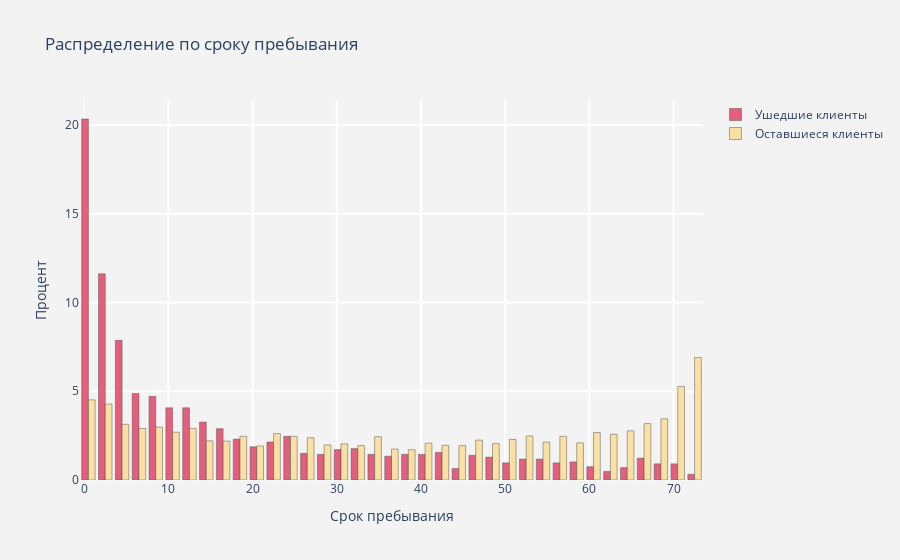
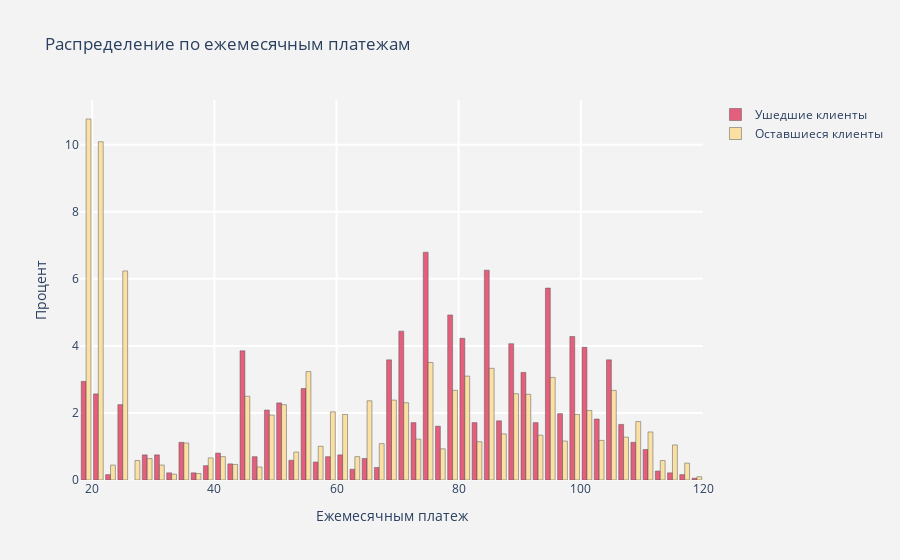
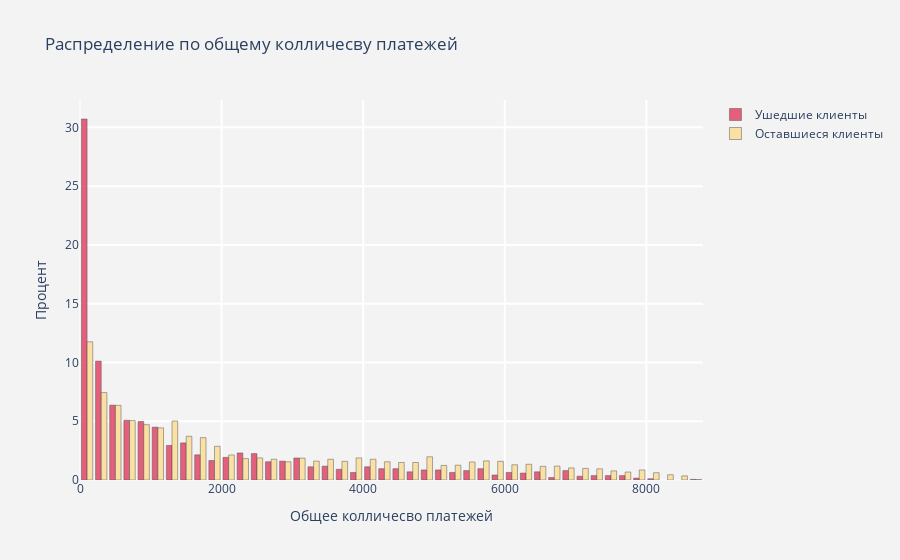

Write notebook code for charts like these, in order.
### Markdown cell above
**Гендерное распределение клиентов:**

- Получаем одинаковое распределение мужчин и женщин среди оставшихся и ушедших клинтов

**Является ли клиент пожилым или нет**
- Среди ушедших клиетов больше процент (примерно в 2 раза) пожилых людей ( четверть ушедших людей пожилые)
(возможно, что это связано со смертью клиентов)
- **Может влиять на уход**

**Есть ли у клиента партнер или нет**
- Среиди ушедших клиентов, людей, у которых нет партнера больше (разница в 30%)
- Из оставшихся клиентов больше тех, у которых есть партнер, но не на много, доли очень близки. 
- (Возможно, что это связано с тем, что людям есть кому звонить - своей второй половинке)
- **Может влиять на уход**

**Есть ли у клиента иждевенцы или нет**
- В обоих группах клиентов, людей, у которых нет иждевенцев больше.
- В группе оставшихся клиентов процент людей с  иждевенцами больше в 2 раза
- На уход не влияет

**Есть ли у клиента телефонный сервис или нет**
- В обоих группах у примерно 9-10 процентов клиентов нет телефонного сервиса
- Не влияет на уход

**Есть ли у клиента несколько линий или нет**
- У ушедших клиентов одинаковое распределение людей с несколькими линиями и без них
- у оставшихся клиентов людей, у которых нет несколько линий немного (на 8 процентов) больше
- Не влияет на отток

**Интернет-провайдер клиента**
- У ушедшие клиенты больше пользовались оптоволоконным соединением
- только у 6% клиентов не было интернет-соединения
- Оставшиеся клиенты с одинаковым количеством процентов лиюо не имеют интернет соединение, либо пользуются оптоаолоконным, либо DSL интернетом.
- Интересно, что клиенты с DSL (более медленным подключением) и более высокими затратами менее подвержены оттоку.

**Есть ли у клиента онлайн-безопасность или нет**
- У ушедших клиентов в основном (84 %)  не было онлайн безопасности.
- У оставшихся клиентов только 33% имели онлайн безопасность.
- Не влияет на уход

**Есть ли у клиента онлайн-резервное копирование или нет**
- Это так же не самая популярная услуга, как среди оставшихся клиентов, так и среди ушидших
- Среди ушедших 28% пользовались 
- Среди оставшихся 33% пользовались
- Не влияет на уход

**Есть ли у клиента защита устройства или нет**
- Оставшиеся клиенты больше пользовались услугой (36 %), чем ушедшие клиенты (29 %)

**Есть ли у клиента техническая поддержка или нет**
- Только 16 % клиентов пользовались тех. поддержкой.
- Возможно из-за этого люди могли не решить свои проблемы и выйти из кампании
- у 33 % оставшихся клиентов была тех. поддержка
- **Может влиять на уход**

**Есть ли у клиента потоковое телевидение и фильмы или нет**
- Оставшиеся клиенты меньше пользовались телевидением и смотрели фидьмы (37%), чем ушедшие клиенты (44%)
- Может их не устраивали сервисы и поэтому они уходили
- **Может влиять на уход**

**Срок договора заказчика**
- В основном, ушедшие клиенты заключали договоры на месяц (от месяца к месяцу)
- Очень маленький процент ушедших клиентов (заключали договор на год (8.8 %) и на 2 года (2.5 %)
- Оставщиеся клиенты в основном заключают договоры на месяц (43 %) и так же не малую долю составляет 2 других срока: 32% - 2 года, 25% -  год.
- **Можно посмотреть на сколько люди оставались после заключения каждого выида договора**

**Есть ли у клиента безбумажный счет или нет**
- У ушедших клиентов только у 25 % есть безбумажный счет
- У оставшихся клиентов 47%  есть безбумажный счет
- **Может быть причиной оттока**

**Способ оплаты клиента**
- У ушедших клиентов наиболее популярным способом оплаты по электронному чеку
-  остальные способы оплаты распределились примерно одинаково ( 16,5% - чек по почте, 13.8% - автоматический баковский переод, 12.4% - автоматическое списание с бвнковской карты)
- У оставшихся клиентов все виды оплат распределились одинаковым образом (примерно 25%)
- Клиетам может не нравится сервис с оплтой по электоронному чеку, хначит они уходят из кампании
- **Может влиять на отток клиентов**

### Code cell
import plotly.figure_factory as ff
#function  for histogram for customer attrition types
def histogram(column) :
    trace1 = go.Histogram(x  = churn[column],
                          histnorm= "percent",
                          name = "Ушедшие клиенты",
                          marker = dict(color =  px.colors.sequential.Sunsetdark[3],
                              line = dict(width = .5
                                          
                                                    )
                                        ),
                          
                         opacity = .9 
                         ) 
    
    trace2 = go.Histogram(x  = not_churn[column],
                          histnorm = "percent",name = "Оставшиеся клиенты",
                          marker = dict(color =  px.colors.sequential.Sunsetdark[0],
                                        line = dict(width = .5)
                                 ),
                          opacity = .9
                         )
    
    data = [trace1,trace2]
    if column == "tenure":
        col_name = "Распределение по сроку пребывания"
        name = "Cрок пребывания"
    elif column == "MonthlyCharges":
        col_name = "Распределение по ежемесячным платежам"
        name = "Ежемесячным платеж"
    elif column == "TotalCharges":
        col_name = "Распределение по общему колличесву платежей"
        name = "Общее колличесво платежей"
    
    layout = go.Layout(dict(title =col_name ,
                            plot_bgcolor  = "rgb(243,243,243)",
                            paper_bgcolor = "rgb(243,243,243)",
                            xaxis = dict(gridcolor = 'rgb(255, 255, 255)',
                                             title = name,
                                             zerolinewidth=1,
                                             ticklen=5,
                                             gridwidth=2
                                            ),
                            yaxis = dict(gridcolor = 'rgb(255, 255, 255)',
                                             title = "Процент",
                                             zerolinewidth=1,
                                             ticklen=5,
                                             gridwidth=2
                                            ),
                           )
                      )
    fig  = go.Figure(data=data,layout=layout)
    #fig2 = ff.create_distplot([churn[column],not_churn[column]],["Churn Customers","Non churn customers"],
                             #colors =  px.colors.sequential.Sunsetdark, bin_size=[.1, .25, .5, 1], show_rug=False)

    py.iplot(fig)
    
    
    #for all categorical columns plot histogram    
for i in num_cols :
    histogram(i)

### Figure 1 — Plotly figure (JSON) as saved in the notebook; plotly's stock layout.template omitted (floating-point values rounded to 4 significant figures; data arrays with more than 128 entries replaced by an {"elided": "..."} marker saying what was removed)
{"data": [{"histnorm": "percent", "marker": {"color": "rgb(227, 79, 111)", "line": {"width": 0.5}}, "name": "Ушедшие клиенты", "opacity": 0.9, "type": "histogram", "x": {"elided": "1869 int values"}}, {"histnorm": "percent", "marker": {"color": "rgb(252, 222, 156)", "line": {"width": 0.5}}, "name": "Оставшиеся клиенты", "opacity": 0.9, "type": "histogram", "x": {"elided": "5163 int values"}}], "layout": {"paper_bgcolor": "rgb(243,243,243)", "plot_bgcolor": "rgb(243,243,243)", "title": {"text": "Распределение по сроку пребывания"}, "xaxis": {"gridcolor": "rgb(255, 255, 255)", "gridwidth": 2, "ticklen": 5, "title": {"text": "Cрок пребывания"}, "zerolinewidth": 1}, "yaxis": {"gridcolor": "rgb(255, 255, 255)", "gridwidth": 2, "ticklen": 5, "title": {"text": "Процент"}, "zerolinewidth": 1}}}

### Figure 2 — Plotly figure (JSON) as saved in the notebook; plotly's stock layout.template omitted (floating-point values rounded to 4 significant figures; data arrays with more than 128 entries replaced by an {"elided": "..."} marker saying what was removed)
{"data": [{"histnorm": "percent", "marker": {"color": "rgb(227, 79, 111)", "line": {"width": 0.5}}, "name": "Ушедшие клиенты", "opacity": 0.9, "type": "histogram", "x": {"elided": "1869 float values"}}, {"histnorm": "percent", "marker": {"color": "rgb(252, 222, 156)", "line": {"width": 0.5}}, "name": "Оставшиеся клиенты", "opacity": 0.9, "type": "histogram", "x": {"elided": "5163 float values"}}], "layout": {"paper_bgcolor": "rgb(243,243,243)", "plot_bgcolor": "rgb(243,243,243)", "title": {"text": "Распределение по ежемесячным платежам"}, "xaxis": {"gridcolor": "rgb(255, 255, 255)", "gridwidth": 2, "ticklen": 5, "title": {"text": "Ежемесячным платеж"}, "zerolinewidth": 1}, "yaxis": {"gridcolor": "rgb(255, 255, 255)", "gridwidth": 2, "ticklen": 5, "title": {"text": "Процент"}, "zerolinewidth": 1}}}

### Figure 3 — Plotly figure (JSON) as saved in the notebook; plotly's stock layout.template omitted (floating-point values rounded to 4 significant figures; data arrays with more than 128 entries replaced by an {"elided": "..."} marker saying what was removed)
{"data": [{"histnorm": "percent", "marker": {"color": "rgb(227, 79, 111)", "line": {"width": 0.5}}, "name": "Ушедшие клиенты", "opacity": 0.9, "type": "histogram", "x": {"elided": "1869 float values"}}, {"histnorm": "percent", "marker": {"color": "rgb(252, 222, 156)", "line": {"width": 0.5}}, "name": "Оставшиеся клиенты", "opacity": 0.9, "type": "histogram", "x": {"elided": "5163 float values"}}], "layout": {"paper_bgcolor": "rgb(243,243,243)", "plot_bgcolor": "rgb(243,243,243)", "title": {"text": "Распределение по общему колличесву платежей"}, "xaxis": {"gridcolor": "rgb(255, 255, 255)", "gridwidth": 2, "ticklen": 5, "title": {"text": "Общее колличесво платежей"}, "zerolinewidth": 1}, "yaxis": {"gridcolor": "rgb(255, 255, 255)", "gridwidth": 2, "ticklen": 5, "title": {"text": "Процент"}, "zerolinewidth": 1}}}
